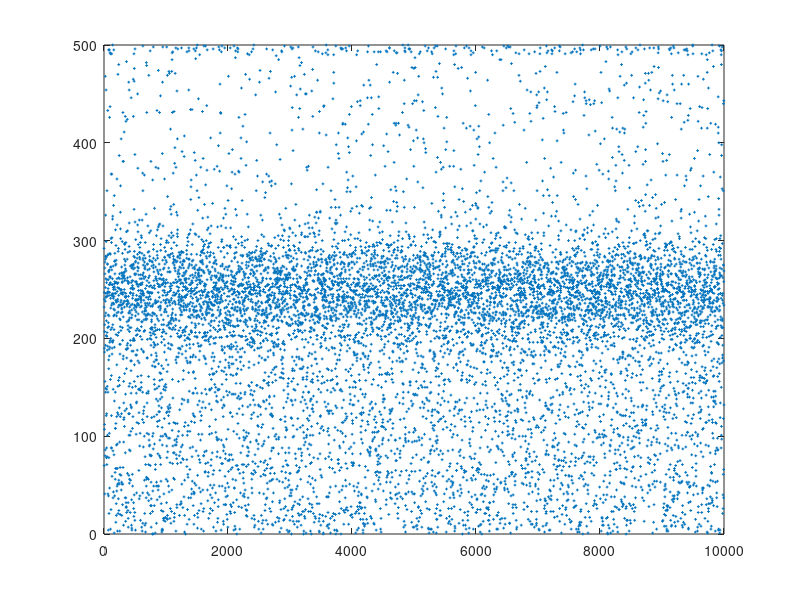

This chart was generated by the following MATLAB code: (Note: this script raises an error after producing the figure.)
%{
@author Keming Li
@sid    11612126
@mail   11612126@mail.sustech.edu.cn

P_hit   = c1 * 1 / ((2 * pi * b)^.5) * e ^(-.5*((z - z_exp)^2)/b)
P_unexp = z < z_exp ? c2 * lambda * exp(-lambda * z) : 0
P_rand  = c3 * 1 / z_max
P_max   = c4 / z_small

1e4 samples
z_max=500
sqrt(b)=30
lambda = .0015

1. set alpha1, alpha2, alpha3, alpha4
2. integration and fix P_hit
3. get sample function
4. reject sampling

I am lazy to calculate the integration
just let the work done by the computer

originally I normalize the probability density function but I find:

1. if the range is large, then the probability density will be very small
this could lead to the result such that not easy to 
    generate proper random number with rejection sampling method
2. but if we base on the maximum f
   we can reject no that much of the samples and also get the same shape!!

%}

close all
samples_num=1e4;
z_max=500;
z_small=10;
z_exp=250;
b=900; %  \sigma ^2
lambda = .0015;

% sum of ai(alphai) should be 1
% or you can normailze the sum of them to 1
% a_hit, a_upexp, a_max, a_rand
[a1, a2, a3, a4] =deal(0.5, 0.3, 0.18, .02); 
[c1, c2, c3, c4] =deal(1,2 , 3, 4); % this could be arbitary 
P_hit   =@(z) c1 / ((2 * pi * b)^.5) * exp(-.5*((z - z_exp)^2)/b);
P_unexp =@(z) c2 * (sign(z_exp-z)+1)/2 * lambda * exp(-lambda * z);
P_rand  =@(z) c3 / z_max;
P_max   =@(z) c4 * (sign(z- (z_max-z_small)) +1)/2;

%{ integration and normalize %}
integration1=0;
integration2=0;
integration3=0;
integration4=0;
for i=1:1:z_max
	integration1=integration1+P_hit(i);
    integration2=integration2+P_unexp(i);
    integration3=integration3+P_rand(i);
    integration4=integration4+P_max(i);
end
c1=c1/integration1;
c2=c2/integration2;
c3=c3/integration3;
c4=c4/integration4;

%{ redefine those funtion based on the new ci %}
P_hit   =@(z) c1 / ((2 * pi * b)^.5) * exp(-.5*((z - z_exp)^2)/b);
P_unexp =@(z) c2 * (sign(z_exp-z)+1)/2 * lambda * exp(-lambda * z);
P_rand  =@(z) c3 / z_max;
P_max   =@(z) c4 * (sign(z- (z_max-z_small)) +1)/2;

% pd = probability density 
pd =@(z) (a1*P_hit(z)+a2*P_unexp(z)+a3*P_rand(z)+a4*P_max(z));
x=zeros(z_max, 1);
for i=1:1:z_max
    x(i)=pd(i);
end
plot(1:1:z_max, x)
pause(5);

% we only need the same shape just divide it with f_max instead of
%    1/sample_nums
f_max=0;
for i=0:0.1:z_max
    p=pd(i);
    if p>f_max
        f_max=p;
    end
end

x=zeros(samples_num, 1);
for i=1:1:samples_num
    % rejection sampling
    x(i)=int16(z_max*rand());
    while rand()>pd(x(i))/f_max
       x(i)=int16(z_max*rand()); 
    end
end
plot(1:1:samples_num, x, '+', 'MarkerSize',2)
pause(5);

h = histogram(x,'Normalization','pdf', 'NumBins',50);
